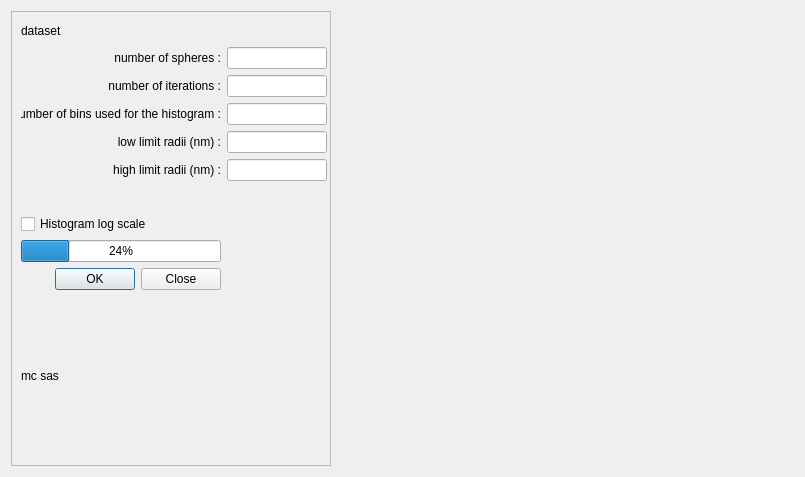
<?xml version="1.0" encoding="UTF-8"?>
<ui version="4.0">
 <class>Dialog</class>
 <widget class="QDialog" name="Dialog">
  <property name="geometry">
   <rect>
    <x>0</x>
    <y>0</y>
    <width>805</width>
    <height>477</height>
   </rect>
  </property>
  <property name="windowTitle">
   <string>Dialog</string>
  </property>
  <layout class="QHBoxLayout" name="horizontalLayout">
   <item>
    <widget class="QFrame" name="verticalFrame">
     <property name="minimumSize">
      <size>
       <width>320</width>
       <height>0</height>
      </size>
     </property>
     <property name="maximumSize">
      <size>
       <width>320</width>
       <height>16777215</height>
      </size>
     </property>
     <property name="frameShape">
      <enum>QFrame::StyledPanel</enum>
     </property>
     <layout class="QVBoxLayout" name="verticalLayout">
      <property name="sizeConstraint">
       <enum>QLayout::SetDefaultConstraint</enum>
      </property>
      <item>
       <widget class="QLabel" name="labelDataset">
        <property name="maximumSize">
         <size>
          <width>16777215</width>
          <height>20</height>
         </size>
        </property>
        <property name="text">
         <string>dataset</string>
        </property>
       </widget>
      </item>
      <item>
       <layout class="QFormLayout" name="formLayout">
        <item row="0" column="0">
         <widget class="QLabel" name="label_2">
          <property name="minimumSize">
           <size>
            <width>200</width>
            <height>0</height>
           </size>
          </property>
          <property name="text">
           <string>number of spheres :</string>
          </property>
          <property name="alignment">
           <set>Qt::AlignRight|Qt::AlignTrailing|Qt::AlignVCenter</set>
          </property>
         </widget>
        </item>
        <item row="0" column="1">
         <widget class="QLineEdit" name="editNbSpheres">
          <property name="minimumSize">
           <size>
            <width>100</width>
            <height>0</height>
           </size>
          </property>
          <property name="maximumSize">
           <size>
            <width>100</width>
            <height>16777215</height>
           </size>
          </property>
         </widget>
        </item>
        <item row="1" column="0">
         <widget class="QLabel" name="label_3">
          <property name="minimumSize">
           <size>
            <width>200</width>
            <height>0</height>
           </size>
          </property>
          <property name="text">
           <string>number of iterations :</string>
          </property>
          <property name="alignment">
           <set>Qt::AlignRight|Qt::AlignTrailing|Qt::AlignVCenter</set>
          </property>
         </widget>
        </item>
        <item row="1" column="1">
         <widget class="QLineEdit" name="editNbIter">
          <property name="minimumSize">
           <size>
            <width>100</width>
            <height>0</height>
           </size>
          </property>
          <property name="maximumSize">
           <size>
            <width>100</width>
            <height>16777215</height>
           </size>
          </property>
         </widget>
        </item>
        <item row="2" column="1">
         <widget class="QLineEdit" name="editHistBin">
          <property name="minimumSize">
           <size>
            <width>100</width>
            <height>0</height>
           </size>
          </property>
          <property name="maximumSize">
           <size>
            <width>100</width>
            <height>16777215</height>
           </size>
          </property>
         </widget>
        </item>
        <item row="2" column="0">
         <widget class="QLabel" name="label">
          <property name="minimumSize">
           <size>
            <width>200</width>
            <height>0</height>
           </size>
          </property>
          <property name="text">
           <string>Number of bins used for the histogram :</string>
          </property>
          <property name="alignment">
           <set>Qt::AlignRight|Qt::AlignTrailing|Qt::AlignVCenter</set>
          </property>
         </widget>
        </item>
        <item row="3" column="0">
         <widget class="QLabel" name="label_4">
          <property name="minimumSize">
           <size>
            <width>200</width>
            <height>0</height>
           </size>
          </property>
          <property name="text">
           <string>low limit radii (nm) :</string>
          </property>
          <property name="alignment">
           <set>Qt::AlignRight|Qt::AlignTrailing|Qt::AlignVCenter</set>
          </property>
         </widget>
        </item>
        <item row="3" column="1">
         <widget class="QLineEdit" name="editLowLim">
          <property name="minimumSize">
           <size>
            <width>100</width>
            <height>0</height>
           </size>
          </property>
          <property name="maximumSize">
           <size>
            <width>100</width>
            <height>16777215</height>
           </size>
          </property>
         </widget>
        </item>
        <item row="4" column="0">
         <widget class="QLabel" name="label_5">
          <property name="minimumSize">
           <size>
            <width>200</width>
            <height>0</height>
           </size>
          </property>
          <property name="text">
           <string>high limit radii (nm) :</string>
          </property>
          <property name="alignment">
           <set>Qt::AlignRight|Qt::AlignTrailing|Qt::AlignVCenter</set>
          </property>
         </widget>
        </item>
        <item row="4" column="1">
         <widget class="QLineEdit" name="editHighLim">
          <property name="minimumSize">
           <size>
            <width>100</width>
            <height>0</height>
           </size>
          </property>
          <property name="maximumSize">
           <size>
            <width>100</width>
            <height>16777215</height>
           </size>
          </property>
         </widget>
        </item>
       </layout>
      </item>
      <item>
       <widget class="QCheckBox" name="checkBox">
        <property name="text">
         <string>Histogram log scale</string>
        </property>
       </widget>
      </item>
      <item>
       <widget class="QProgressBar" name="progressBar">
        <property name="maximumSize">
         <size>
          <width>200</width>
          <height>16777215</height>
         </size>
        </property>
        <property name="value">
         <number>24</number>
        </property>
       </widget>
      </item>
      <item>
       <widget class="QDialogButtonBox" name="buttonBox">
        <property name="maximumSize">
         <size>
          <width>200</width>
          <height>16777215</height>
         </size>
        </property>
        <property name="orientation">
         <enum>Qt::Horizontal</enum>
        </property>
        <property name="standardButtons">
         <set>QDialogButtonBox::Close|QDialogButtonBox::Ok</set>
        </property>
       </widget>
      </item>
      <item>
       <widget class="QLabel" name="labelCredits">
        <property name="text">
         <string>mc sas</string>
        </property>
       </widget>
      </item>
     </layout>
    </widget>
   </item>
   <item>
    <layout class="QVBoxLayout" name="verticalLayout_2">
     <item>
      <widget class="MatplotlibWidget" name="matplotlibwidget">
       <property name="sizePolicy">
        <sizepolicy hsizetype="Expanding" vsizetype="Expanding">
         <horstretch>0</horstretch>
         <verstretch>0</verstretch>
        </sizepolicy>
       </property>
       <property name="minimumSize">
        <size>
         <width>0</width>
         <height>0</height>
        </size>
       </property>
      </widget>
     </item>
    </layout>
   </item>
  </layout>
 </widget>
 <customwidgets>
  <customwidget>
   <class>MatplotlibWidget</class>
   <extends>QWidget</extends>
   <header>matplotlibwidget</header>
  </customwidget>
 </customwidgets>
 <resources/>
 <connections/>
</ui>
